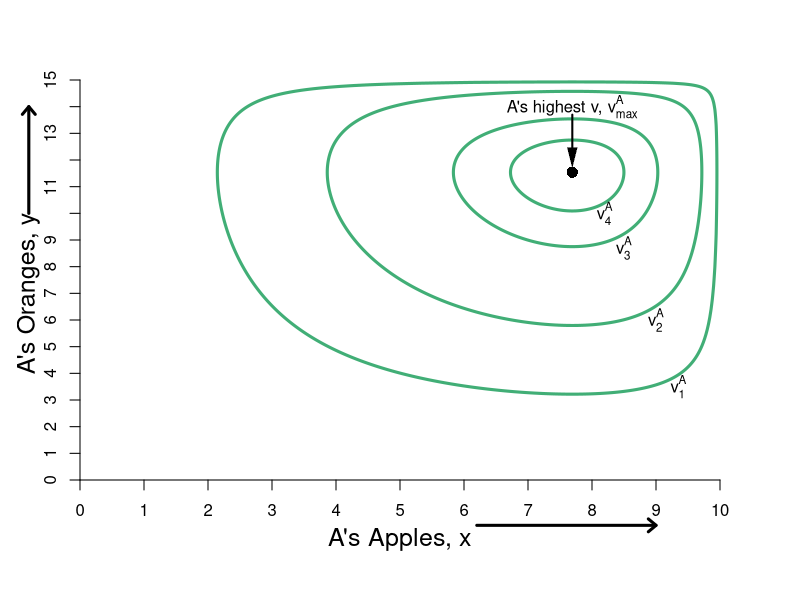

Write R code to recreate this figure.
#Graph Designer: Simon Halliday & Madeleine Wettach '20
#Authors: Bowles, Foley and Halliday
#Title: Microeconomics: Competition, Conflict and Coordination
#based on 
#http://r.789695.n4.nabble.com/Indifference-curve-td4634746.html
#Graphics 
require(shape)
pdf(file = "property/step_by_step_graphs_5/property_hg_hgb_step1.pdf", width = 9, height = 7)

#Set parameters for graphics
axislabelsize <- 1.5
graphlinewidth <- 3

COL <- c("#7fc97f", "#beaed4", "#fdc086", "#ffff99", "#386cb0", "#f0027f", "#bf5b17", "#666666")
COLA <- c("#99d8c9","#66c2a4","#41ae76", "#238b45", "#005824")
COLB <- c("#4eb3d3", "#2b8cbe", "#0868ac","#084081")

par(mar =  c(6, 4, 4, 4))

uA <- function(x, y) {
  0.5*log(x) + 0.5*log(y) + 0.15*log(10 - x) + 0.15*log(15 - y)
}

uB <- function(x, y) {
  0.15*log(x) + 0.15*log(y) + 0.5*log(10 - x) + 0.5*log(15 - y) 
}

xlims <- c(0, 10)
ylims <- c(0, 15)

npts <- 501 
x <- seq(xlims[1], xlims[2], length.out = npts)
y <- seq(ylims[1], ylims[2], length.out = npts) 
a <- c(2.1, 2.357, 2.505, 2.54)
b <- c(2.1, 2.357, 2.505, 2.54)

#B's value when at A's bliss point
#0.35*log(5.88) + 0.35*log(8.88) + 0.5*log(10 - 5.88) + 0.5*log(15 - 8.88) 

#A's bliss point x = 7.69231, y = 11.5385
#A's value when at A's bliss point = 2.55465
#0.5*log(x) + 0.5*log(y) + 0.15*log(10 - x) + 0.15*log(15 - y)

#B's bliss point x = 2.30769, y = 3.46154
#B's value when at A's bliss point = 2.55465
#0.15*log(x) + 0.15*log(y) + 0.5*log(10 - x) + 0.5*log(15 - y)


plot(0, 0, xlim = xlims, ylim = ylims, type = "n",
     xlab = expression(paste("")),
     ylab = expression(paste("")), 
     xaxt = "n", 
     yaxt = "n", 
     cex.lab = axislabelsize, 
     bty = "n",
     xaxs="i", 
     yaxs="i")

ticksy <- seq(from = 0, to = 15, by = 1)
ylabels <- seq(from = 0, to = 15, by = 1)
ticksx <- seq(from = 0, to = 10, by = 1)
xlabels <- seq(from = 0, to = 10, by = 1)
axis(1, at = ticksx, pos = 0, labels = xlabels)
axis(2, at = ticksy, pos = 0, labels = ylabels, las = 0)


#persp(x, y, outer(x, y, u), ticktype="detailed") 
contour(x, y, 
        outer(x, y, uA),
        #labels = c("v1", "v2", "v3"),
        drawlabels = FALSE,
        col = COLA[3],
        #xlab = expression(paste("A's Apples, ", x)),
        #ylab = expression(paste("A's Oranges, ", y)),
        #cex.lab = axislabelsize,
        lwd = graphlinewidth,
        levels = a, 
        xaxs="i", 
        yaxs="i", 
        add = TRUE) 

mtext("A's Apples, x", side=1, line = 2.5, cex = axislabelsize)
text(-0.8, 7, expression(paste("A's Oranges, y")), xpd = TRUE, cex = axislabelsize, srt = 90) 

#Add arrows:
arrows(-0.8, 10, -0.8, 14, xpd = TRUE, length=0.1,angle=40,lwd=3)
arrows(6.2, -1.7, 9, -1.7, xpd = TRUE, length=0.1,angle=40,lwd=3)


#contour(x, y, 
#        outer(x, y, uB),
#        drawlabels = FALSE,
#        col = COLB[2],
#        lwd = graphlinewidth,
#        levels = b, 
#        add = TRUE
#) 

#segments(2.30769, 3.46154, 7.69231, 11.5385, lty = 1, col = COL[2] , lwd = graphlinewidth)
#text(4.9, 2.4, expression("Pareto Efficient"))
#text(4.9, 1.9, expression("Curve"))
#Arrows(4.9, 2.7, 4.9, 6.9, col = "black", lty = 1, lwd = 2, arr.type = "triangle", arr.lwd = 0.5)

#Label the iso-welfare functions for the HG, Aisha
text(9.35, 3.5, expression(v[1]^A))
text(9, 6, expression(v[2]^A))
text(8.5, 8.7, expression(v[3]^A))
text(8.2, 10, expression(v[4]^A))

#Label the indifference curves for the HG, Betty
##text(0.55, 11.5, expression(v[1]^B))
##text(0.95, 9, expression(v[2]^B))
##text(1.5, 6.3, expression(v[3]^B))
##text(1.7, 5, expression(v[4]^B))

#Label point i. 
##points(5, 7.5, pch = 16, col = "black", cex = 1.5)
##text(5, 7.9, expression(paste("i")))

#A's bliss point - 3.1073 is the value of u
points(x = 7.69231, y = 11.5385, pch = 16, col = "black", cex = 1.5)
text(7.69231, 14, expression(paste("A's highest v, ", v[max]^A)))
Arrows(7.69231, 13.7, 7.69231, 12.1, col = "black", lty = 1, lwd = 2, arr.type = "triangle", arr.lwd = 0.5)

#B's bliss point: 
##points(x = 2.30769, y = 3.461547, pch = 16, col = "black", cex = 1.5)
##text(x = 2.30769, y = 0.9, expression(paste("B's highest v, ", v[max]^B)))
##Arrows(2.30769, 1.2, 2.30769, 2.9, col = "black", lty = 1, lwd = 2, arr.type = "triangle", arr.lwd = 0.5)



par(new = TRUE)

#Use the same x and ylims as previously, but with locations switched
xlims2 <- c(10, 0)
ylims2 <- c(15, 0)

#Leave the ylab and xlab blank to ensure no axes titles
plot(0, 0, xlim = xlims2, ylim = ylims2, type = "n",
     xlab = expression(paste("")),
     ylab = expression(paste("")),
     xaxt = "n", 
     yaxt = "n", 
     cex.lab = 1.3, 
     bty = "n",
     xaxs="i", 
     yaxs="i")

#Set up axes at sides 3 and 4 (top and right)
##axis(side = 3, at = ticksx, pos = 0, labels = xlabels)
##axis(side = 4, at = ticksy, pos = 0, labels = ylabels, las = 0)
##mtext("B's Apples, x", side=3, line = 2.5, cex = axislabelsize)
##text(-0.8, 7, expression(paste("B's Oranges, y")), xpd = TRUE, cex = axislabelsize, srt = 270) 

#Add arrows:
##arrows(-0.8, 10, -0.8, 14, xpd = TRUE, length=0.1,angle=40,lwd=3)
##arrows(6.2, -1.8, 9, -1.8, xpd = TRUE, length=0.1,angle=40,lwd=3)

dev.off()
